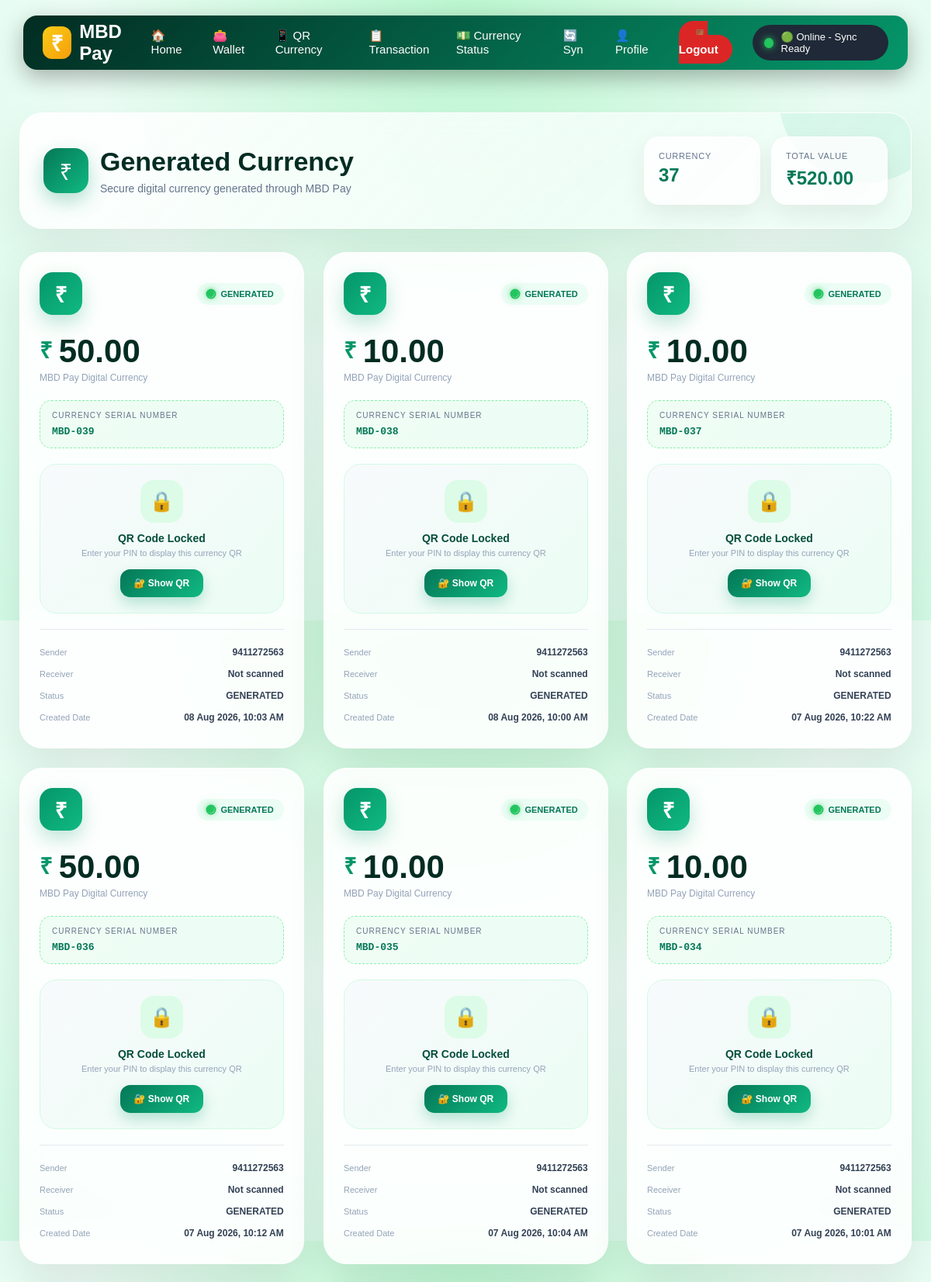
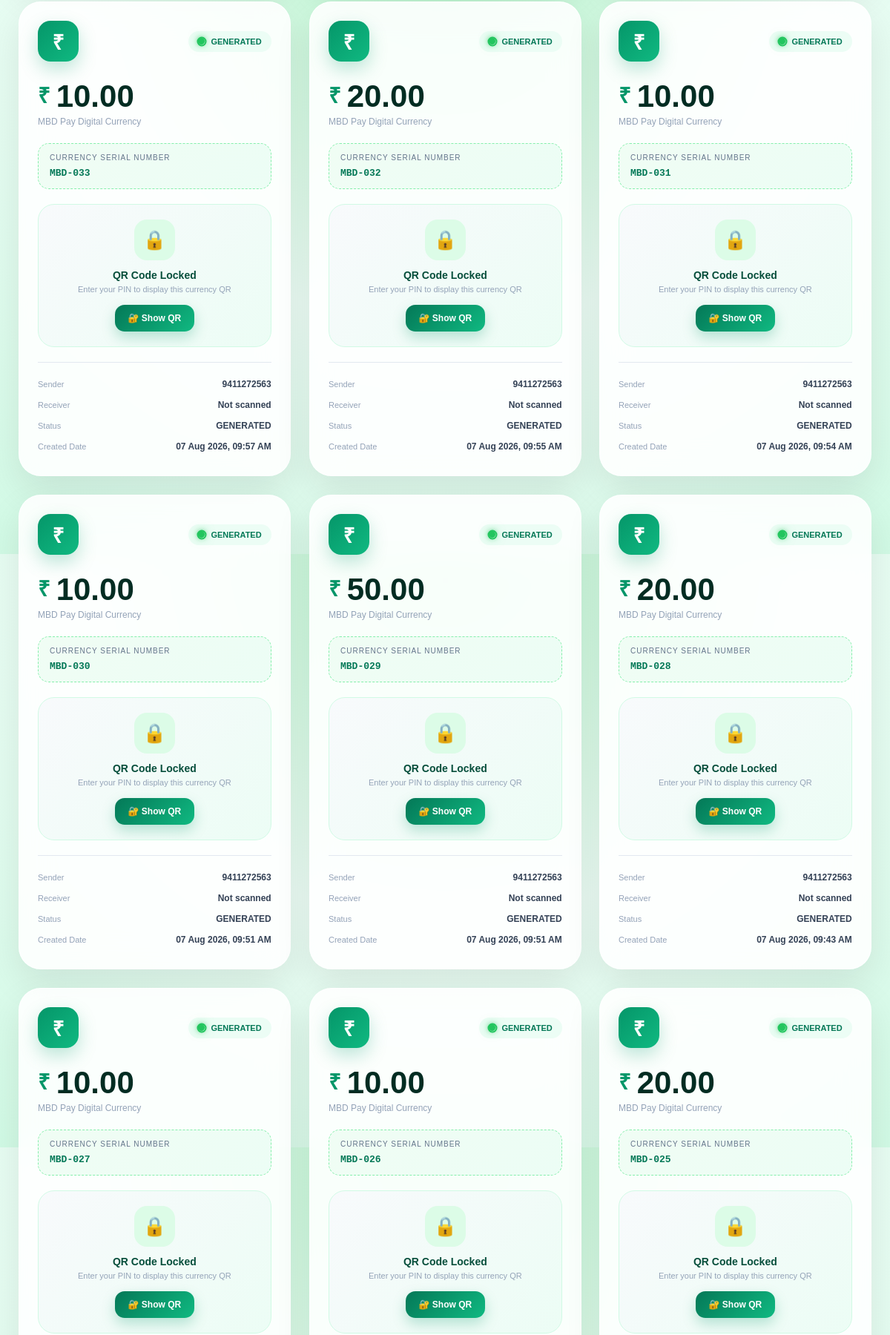
The app's page /generated_currency.php (signed in, upper part) with its own data (2 pictures, top to bottom).
### tables this page shows
CREATE TABLE `currency` (
  `id` int(10) UNSIGNED NOT NULL,
  `serial_no` varchar(255) NOT NULL,
  `encrypted_serial` text NOT NULL,
  `amount` text NOT NULL,
  `sender_mobile` varchar(15) NOT NULL,
  `receiver_mobile` varchar(15) DEFAULT NULL,
  `status` enum('GENERATED','SCANNED','COMPLETED','EXPIRED','CANCELLED','Withdrawl') NOT NULL DEFAULT 'GENERATED',
  `generated_at` timestamp NOT NULL DEFAULT current_timestamp(),
  `scanned_at` timestamp NULL DEFAULT NULL,
  `completed_at` timestamp NULL DEFAULT NULL
);

### conn.php (called while the page is built, shortened)
<?php
try {
    $conn = @mysqli_connect(
        "localhost",
        "root",
        "",
        "ram_pay"
    );
    if ($conn) {
        $serverConnected = true;
    }
} catch (\Throwable $th) {
    $conn = false;
    $message1 = "Please connect to the Internet.";
}

### generated_currency.php (the view, shortened to what this page needs)
<?php
require 'conn.php';
require 'currency_con.php';
function decryptData($text)
{
    $key = hash("sha256", SECRET_KEY, true);
    $data = base64_decode($text);
    $iv = substr($data, 0, 16);
    $cipher = substr($data, 16);
    return openssl_decrypt(
        $cipher,
        "AES-256-CBC",
        $key,
        OPENSSL_RAW_DATA,
        $iv
    );
}
if (isset($_SESSION['mobile'])) {
    $u_mob = $_SESSION['mobile'];
}
try {
    $sql = "SELECT
            id,
            serial_no,
            encrypted_serial,
            amount,
            sender_mobile,
            receiver_mobile,
            status,
            generated_at
        FROM currency
        WHERE status = 'GENERATED' AND sender_mobile=$u_mob
        ORDER BY generated_at DESC";
    $result = mysqli_query(
        $c_conn,
        $sql
    );
    $total_currency =
        mysqli_num_rows($result);
    $total_value = 0;
    $currency_rows = [];
    while (
        $row = mysqli_fetch_assoc($result)
    ) {
        $currency_rows[] = $row;
        $total_value +=
            decryptData($row['amount']);
    }
} catch (\Throwable $th) {
    $total_currency = 0;
    $total_value = 0;
    $currency_rows = [];
    $userId = hash("sha256", $u_mob);
    $currencyDir = CACHE_DIR . $userId . "/currency/";
    if (is_dir($currencyDir)) {
        $files = glob($currencyDir . "*.json");
        foreach ($files as $file) {
            $currency = json_decode(file_get_contents($file), true);
            if (!$currency) {
                continue;
            }
            $currency_rows[] = $currency;
            $total_value +=
                decryptData($currency['amount']);
            $total_currency = count(glob($currencyDir . "*.json"));
        }
    }
    usort($currency_rows, function ($a, $b) {
        return strtotime($b['generated_at']) <=> strtotime($a['generated_at']);
    });
}
?>
<!DOCTYPE html>
<html lang="en">
<head>
</head>
<body>
    <?php require 'navbar.php'; ?>
    <main class="currency-page">
        <section class="hero-header">
            <div class="hero-content">
                <div class="title-row">
                    <div class="title-icon">
                        ₹
                    </div>
                    <div>
                        <h1>
                            Generated Currency
                        </h1>
                        <p>
                            Secure digital currency generated through MBD Pay
                        </p>
                    </div>
                </div>
            </div>
            <div class="summary">
                <div class="summary-card">
                    <span class="summary-label">
                        Currency
                    </span>
                    <span class="summary-value">
                        <?php echo $total_currency; ?>
                    </span>
                </div>
                <div class="summary-card">
                    <span class="summary-label">
                        Total Value
                    </span>
                    <span class="summary-value">
                        ₹<?php
                            echo number_format(
                                $total_value,
                                2
                            );
                            ?>
                    </span>
                </div>
            </div>
        </section>
        <?php if ($total_currency > 0): ?>
            <div class="currency-grid">
                <?php foreach (
                    $currency_rows
                    as $currency
                ): ?>
                    <article class="currency-card">
                        <div class="card-top">
                            <div class="currency-logo">
                                ₹
                            </div>
                            <?php if ($serverConnected) { ?>
                                <div class="status-badge">
                                    <span class="live-dot"></span>
                                    GENERATED
                                <?php } else { ?>
                                    <div class="status-badgef">
                                        <span class="offline-dot"></span>
                                        GENERATED
                                    <?php } ?>
                                    </div>
                                </div>
                                <div class="amount-section">
                                    <div class="amount">
                                        <span class="rupee">
                                            ₹
                                        </span>
                                        <?php
                                        echo number_format(
                                            decryptData($currency['amount']),
                                            2
                                        );
                                        ?>
                                    </div>
                                    <div class="amount-label">
                                        MBD Pay Digital Currency
                                    </div>
                                </div>
                                <div class="serial-box">
                                    <span class="serial-label">
                                        Currency Serial Number
                                    </span>
                                    <span class="serial-value">
                                        <?php if ($serverConnected) {
                                            echo htmlspecialchars(
                                                $currency['serial_no']
                                            );
                                        } else {
                                            echo htmlspecialchars(
                                                decryptData($currency['serial_no'])
                                            );
                                        }
                                        ?>
                                    </span>
                                </div>
                                <div class="qr-section">
                                    <div class="qr-lock">
                                        <div class="lock-icon">🔒</div>
                                        <strong>QR Code Locked</strong>
                                        <span>
                                            Enter your PIN to display this currency QR
                                        </span>
                                        <button
                                            type="button"
                                            class="show-qr-btn"
                                            data-pin-mode="<?php echo $serverConnected ? 'online' : 'offline'; ?>"
                                            data-pin-value="<?php
                                                            if ($serverConnected) {
                                                                echo htmlspecialchars(
                                                                    (string)$currency['id'],
                                                                    ENT_QUOTES,
                                                                    'UTF-8'
                                                                );
                                                            } else {
                                                                echo htmlspecialchars(
                                                                    (string)decryptData($currency['serial_no']),
                                                                    ENT_QUOTES,
                                                                    'UTF-8'
                                                                );
                                                            }
                                                            ?>">
                                            🔐 Show QR
                                        </button>
                                    </div>
                                </div>
                                <div class="details">
                                    <div class="detail-row">
                                        <span class="detail-label">
                                            Sender
                                        </span>
                                        <span class="detail-value">
                                            <?php if ($serverConnected) {
                                                echo htmlspecialchars(
                                                    $currency['sender_mobile']
                                                );
                                            } else {
                                                echo htmlspecialchars(
                                                    decryptData($currency['sender_mobile'])
                                                );
                                            }
                                            ?>
                                        </span>
                                    </div>
                                    <div class="detail-row">
                                        <span class="detail-label">
                                            Receiver
                                        </span>
                                        <span class="detail-value">
                                            <?php
                                            if ($serverConnected) {
                                                if (
                                                    !empty($currency['receiver_mobile'])
                                                ) {
                                                    echo htmlspecialchars(
                                                        $currency['receiver_mobile']
                                                    );
                                                } else {
                                                    echo "Not scanned";
                                                }
                                            }
                                            ?>
                                        </span>
                                    </div>
                                    <div class="detail-row">
                                        <span class="detail-label">
                                            Status
                                        </span>
                                        <span class="detail-value">
                                            <?php
                                            if ($serverConnected) {
                                                echo htmlspecialchars(
                                                    $currency['status']
                                                );
                                            } else {
                                                echo htmlspecialchars(
                                                    decryptData($currency['currency_status'])
                                                );
                                            }
                                            ?>
                                        </span>
                                    </div>
                                    <div class="detail-row">
                                        <span class="detail-label">
                                            Created Date
                                        </span>
                                        <span class="detail-value">
                                            <?php
                                            echo date(
                                                'd M Y, h:i A',
                                                strtotime(
                                                    $currency['generated_at']
                                                )
                                            );
                                            ?>
                                        </span>
                                    </div>
                                </div>
                    </article>
                <?php endforeach; ?>
            </div>
        <?php endif; ?>
    </main>
</body>
</html>

### navbar.php (style rules this page uses)
* { margin: 0; padding: 0; box-sizing: border-box; }
body { min-height: 100vh; font-family: Arial, sans-serif; background: radial-gradient(circle at top, #bbf7d0, #ecfdf5, #d1fae5); }

### records on screen
currency: amount "50.00", serial_no "MBD-039", $currency['id'] 39 (drawn), sender_mobile "9411272563", shows "Not scanned", status "GENERATED", generated_at "08 Aug 2026, 10:03 AM"
currency: amount "10.00", serial_no "MBD-038", $currency['id'] 38 (drawn), sender_mobile "9411272563", shows "Not scanned", status "GENERATED", generated_at "08 Aug 2026, 10:00 AM"
currency: amount "10.00", serial_no "MBD-037", $currency['id'] 37 (drawn), sender_mobile "9411272563", shows "Not scanned", status "GENERATED", generated_at "07 Aug 2026, 10:22 AM"
currency: amount "50.00", serial_no "MBD-036", $currency['id'] 36 (drawn), sender_mobile "9411272563", shows "Not scanned", status "GENERATED", generated_at "07 Aug 2026, 10:12 AM"
currency: amount "10.00", serial_no "MBD-035", $currency['id'] 35 (drawn), sender_mobile "9411272563", shows "Not scanned", status "GENERATED", generated_at "07 Aug 2026, 10:04 AM"
currency: amount "10.00", serial_no "MBD-034", $currency['id'] 34 (drawn), sender_mobile "9411272563", shows "Not scanned", status "GENERATED", generated_at "07 Aug 2026, 10:01 AM"
currency: amount "10.00", serial_no "MBD-033", $currency['id'] 33 (drawn), sender_mobile "9411272563", shows "Not scanned", status "GENERATED", generated_at "07 Aug 2026, 09:57 AM"
currency: amount "20.00", serial_no "MBD-032", $currency['id'] 32 (drawn), sender_mobile "9411272563", shows "Not scanned", status "GENERATED", generated_at "07 Aug 2026, 09:55 AM"
currency: amount "10.00", serial_no "MBD-031", $currency['id'] 31 (drawn), sender_mobile "9411272563", shows "Not scanned", status "GENERATED", generated_at "07 Aug 2026, 09:54 AM"
currency: amount "10.00", serial_no "MBD-030", $currency['id'] 30 (drawn), sender_mobile "9411272563", shows "Not scanned", status "GENERATED", generated_at "07 Aug 2026, 09:51 AM"
currency: amount "50.00", serial_no "MBD-029", $currency['id'] 29 (drawn), sender_mobile "9411272563", shows "Not scanned", status "GENERATED", generated_at "07 Aug 2026, 09:51 AM"
currency: amount "20.00", serial_no "MBD-028", $currency['id'] 28 (drawn), sender_mobile "9411272563", shows "Not scanned", status "GENERATED", generated_at "07 Aug 2026, 09:43 AM"
currency: amount "10.00", serial_no "MBD-027", $currency['id'] 27 (drawn)
currency: amount "10.00", serial_no "MBD-026", $currency['id'] 26 (drawn)
currency: amount "20.00", serial_no "MBD-025", $currency['id'] 25 (drawn)

### other values on screen
$total_currency "37"
$total_value "520.00"
